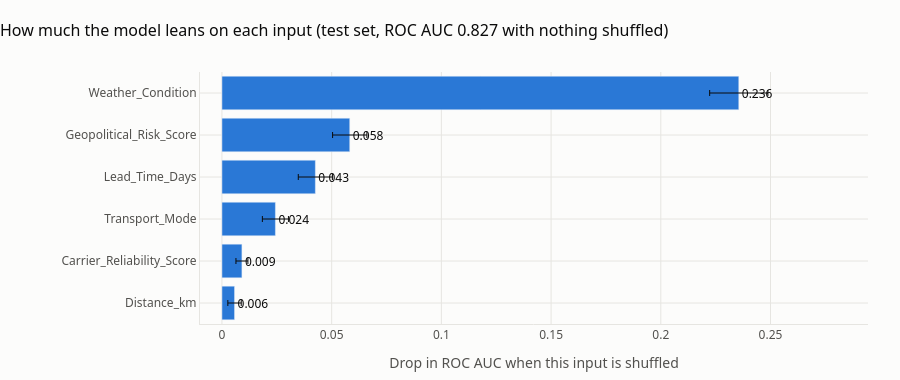

The notebook cell saved with this chart:
### Markdown cell above
## 6. What drives the predictions?

A coordinator will not act on a number they do not understand. To see what the model relies on, we shuffle one recorded input at a time across the test shipments, rebuild the features, and measure how much worse the model gets. An input the model leans on causes a big drop. An input it ignores causes none.

We shuffle the six recorded inputs and not the eleven features, because several features are built from the same input. Shuffling the weather moves all three weather features together, which is the fair way to measure it.

### Code cell
INPUT_COLUMNS = RAW_INPUTS + ["Shipment_ID", "Place_of_Origin", "Place_of_Destination", "Product_Category",
                              "Storage_standard", "Buffer_of_Package", "Transit_Duration_Hours",
                              "Cargo_Value_USD", "Hospital_Urgency_Tier"]
test_inputs = test[INPUT_COLUMNS]

QUESTION = {
    "Weather_Condition": "How bad is the weather?",
    "Geopolitical_Risk_Score": "How risky is the route?",
    "Carrier_Reliability_Score": "How dependable is the carrier?",
    "Lead_Time_Days": "Is the trip running slow?",
    "Distance_km": "Is the trip running slow?",
    "Transport_Mode": "Is the trip running slow?",
}

rng = np.random.default_rng(SEED)
base_auc = roc_auc_score(truth, p_test)
rows = []
for col in RAW_INPUTS:
    drops = []
    for _ in range(30):
        shuffled = test_inputs.copy()
        shuffled[col] = rng.permutation(shuffled[col].to_numpy())
        drops.append(base_auc - roc_auc_score(truth, final_model.predict_proba(add_features(shuffled)[MODEL_FEATURES])[:, 1]))
    rows.append({"input": col, "question": QUESTION[col], "drop_in_roc_auc": np.mean(drops), "spread": np.std(drops)})
drivers = pd.DataFrame(rows).set_index("input").sort_values("drop_in_roc_auc")

fig = go.Figure(go.Bar(
    x=drivers["drop_in_roc_auc"], y=drivers.index, orientation="h", marker_color=BLUE,
    error_x=dict(type="data", array=drivers["spread"], color=INK, thickness=1, width=3),
    text=[f"{v:.3f}" for v in drivers["drop_in_roc_auc"]], textposition="outside", textfont=dict(color=INK), cliponaxis=False,
    hovertemplate="%{y}<br>Drop in ROC AUC: %{x:.3f}<extra></extra>",
))
fig.update_xaxes(title_text="Drop in ROC AUC when this input is shuffled", range=[-0.01, drivers["drop_in_roc_auc"].max() * 1.25])
style(fig, f"How much the model leans on each input (test set, ROC AUC {base_auc:.3f} with nothing shuffled)", height=380)
fig.update_layout(margin=dict(l=200))
fig.show()

drivers.sort_values("drop_in_roc_auc", ascending=False).round(4)

### Figure 1 — Plotly figure (JSON) as saved in the notebook; plotly's stock layout.template omitted (floating-point values rounded to 4 significant figures)
{"data": [{"cliponaxis": false, "error_x": {"array": [0.003054, 0.002721, 0.005943, 0.007779, 0.00782, 0.01327], "color": "#0b0b0b", "thickness": 1, "type": "data", "width": 3}, "hovertemplate": "%{y}<br>Drop in ROC AUC: %{x:.3f}<extra></extra>", "marker": {"color": "#2a78d6"}, "orientation": "h", "text": ["0.006", "0.009", "0.024", "0.043", "0.058", "0.236"], "textfont": {"color": "#0b0b0b"}, "textposition": "outside", "type": "bar", "x": [0.005739, 0.009106, 0.02436, 0.04257, 0.05824, 0.2355], "y": ["Distance_km", "Carrier_Reliability_Score", "Transport_Mode", "Lead_Time_Days", "Geopolitical_Risk_Score", "Weather_Condition"]}], "layout": {"font": {"color": "#52514e", "family": "Segoe UI, Arial, sans-serif", "size": 12}, "height": 380, "hoverlabel": {"bgcolor": "white", "font": {"color": "#0b0b0b"}}, "margin": {"b": 56, "l": 200, "r": 32, "t": 72}, "paper_bgcolor": "#fcfcfb", "plot_bgcolor": "#fcfcfb", "title": {"font": {"color": "#0b0b0b", "size": 16}, "text": "How much the model leans on each input (test set, ROC AUC 0.827 with nothing shuffled)", "x": 0, "xanchor": "left"}, "xaxis": {"gridcolor": "#e6e5e1", "linecolor": "#e6e5e1", "range": [-0.01, 0.2944], "title": {"text": "Drop in ROC AUC when this input is shuffled"}, "zeroline": false}, "yaxis": {"gridcolor": "#e6e5e1", "linecolor": "#e6e5e1", "zeroline": false}}}
